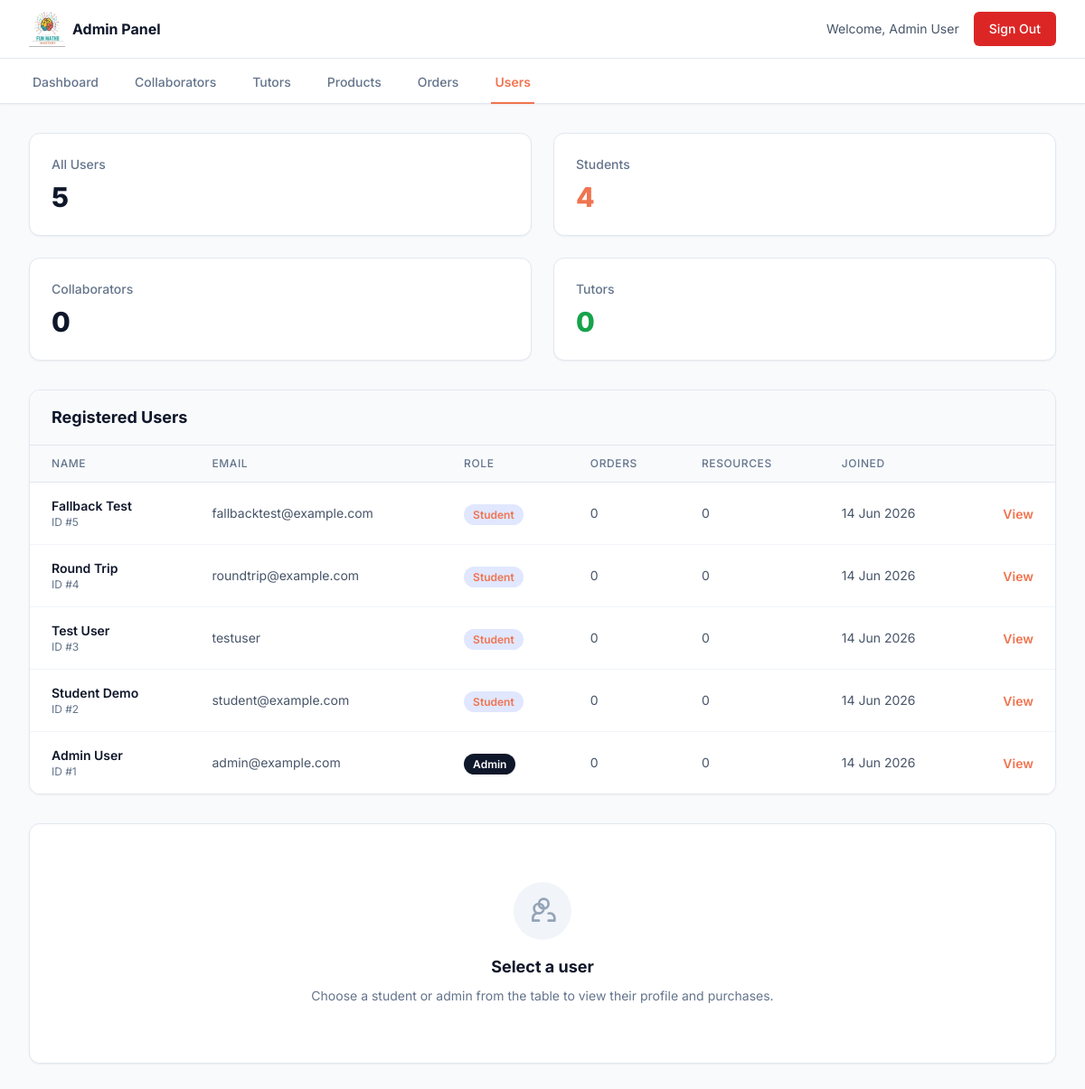
/app/admin/users.php (signed in), run on an earlier commit of the app's database.
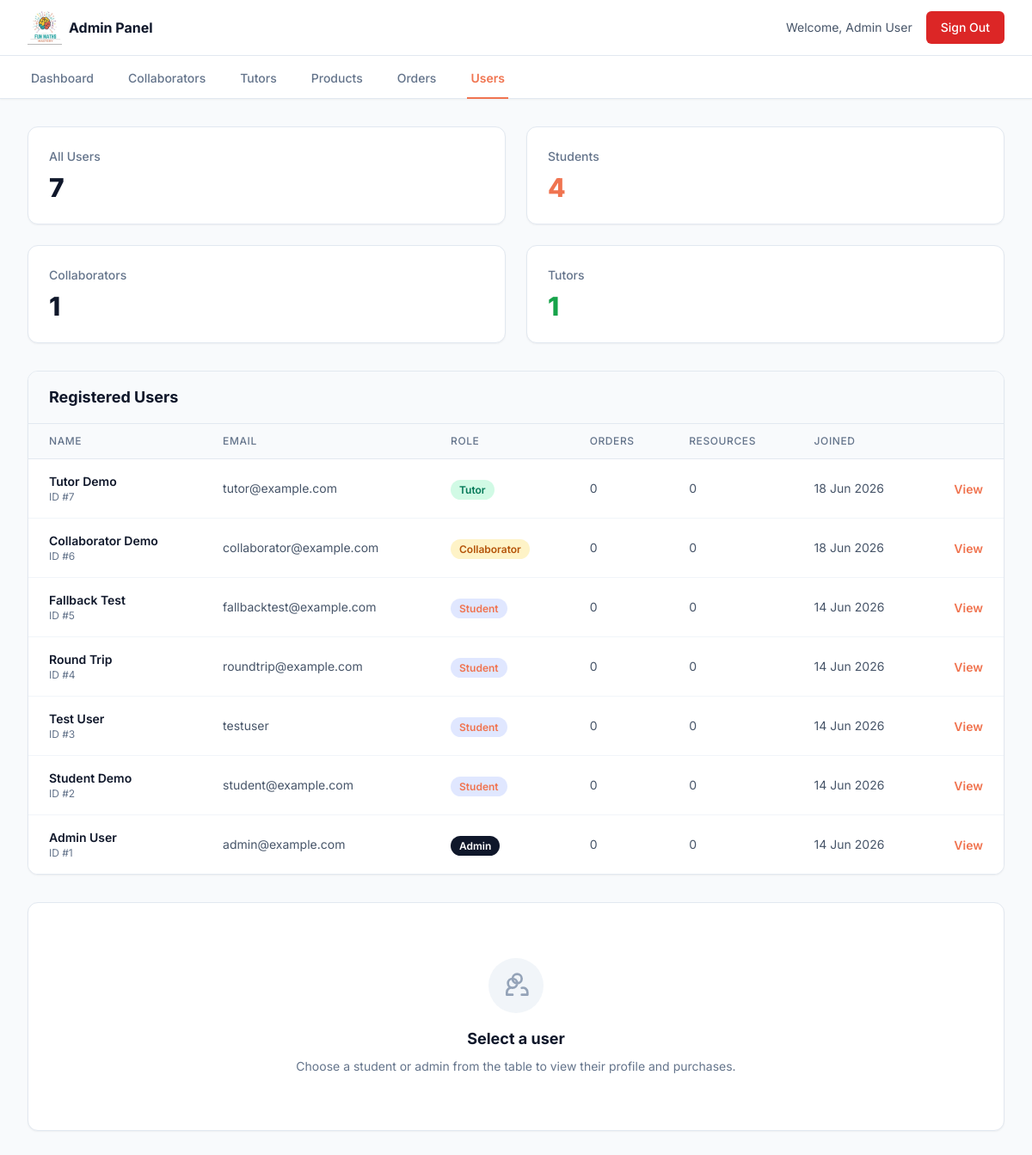
And on a later commit of the database.
### tables this page shows
CREATE TABLE users (
            id INTEGER PRIMARY KEY AUTOINCREMENT,
            name TEXT NOT NULL,
            email TEXT UNIQUE NOT NULL,
            password TEXT NOT NULL,
            role TEXT DEFAULT 'student',
            created_at DATETIME DEFAULT CURRENT_TIMESTAMP
        , remember_token TEXT);

### app/admin/users.php (the view, shortened to what this page needs)
<?php
require_once __DIR__ . '/../config/db.php';
require_once __DIR__ . '/../config/functions.php';
$totalUsers = (int)$pdo->query("SELECT COUNT(*) FROM users")->fetchColumn();
$studentUsers = (int)$pdo->query("SELECT COUNT(*) FROM users WHERE role = 'student'")->fetchColumn();
$collaboratorUsers = (int)$pdo->query("SELECT COUNT(*) FROM users WHERE role = 'collaborator'")->fetchColumn();
$tutorUsers = (int)$pdo->query("SELECT COUNT(*) FROM users WHERE role = 'tutor'")->fetchColumn();
$stmt = $pdo->query("
    SELECT
        u.id,
        u.name,
        u.email,
        u.role,
        u.created_at,
        COUNT(DISTINCT o.id) AS order_count,
        COUNT(DISTINCT upa.product_id) AS product_count
    FROM users u
    LEFT JOIN orders o ON o.user_id = u.id
    LEFT JOIN user_product_access upa ON upa.user_id = u.id
    GROUP BY u.id
    ORDER BY u.created_at DESC, u.id DESC
");
$users = $stmt->fetchAll(PDO::FETCH_ASSOC);
$selectedUserId = isset($_GET['id']) ? (int)$_GET['id'] : 0;
$selectedUser = null;
$selectedProducts = [];
renderAdminLayoutStart('Users', 'users');
?>
    <div class="space-y-8">
        <section class="grid grid-cols-1 sm:grid-cols-2 xl:grid-cols-4 gap-6">
            <div class="bg-white rounded-xl border border-slate-200 p-6 shadow-sm">
                <p class="text-sm font-medium text-slate-500">All Users</p>
                <p class="mt-2 text-3xl font-extrabold text-slate-900"><?= $totalUsers ?></p>
            </div>
            <div class="bg-white rounded-xl border border-slate-200 p-6 shadow-sm">
                <p class="text-sm font-medium text-slate-500">Students</p>
                <p class="mt-2 text-3xl font-extrabold text-brand-600"><?= $studentUsers ?></p>
            </div>
            <div class="bg-white rounded-xl border border-slate-200 p-6 shadow-sm">
                <p class="text-sm font-medium text-slate-500">Collaborators</p>
                <p class="mt-2 text-3xl font-extrabold text-slate-900"><?= $collaboratorUsers ?></p>
            </div>
            <div class="bg-white rounded-xl border border-slate-200 p-6 shadow-sm">
                <p class="text-sm font-medium text-slate-500">Tutors</p>
                <p class="mt-2 text-3xl font-extrabold text-green-600"><?= $tutorUsers ?></p>
            </div>
        </section>
        <section class="grid grid-cols-1 xl:grid-cols-3 gap-8">
            <div class="xl:col-span-2 bg-white rounded-xl border border-slate-200 shadow-sm overflow-hidden">
                <div class="px-6 py-4 border-b border-slate-200 bg-slate-50">
                    <h1 class="text-lg font-bold text-slate-900">Registered Users</h1>
                </div>
                <div class="overflow-x-auto">
                    <table class="min-w-full divide-y divide-slate-200">
                        <thead class="bg-slate-50">
                            <tr>
                                <th class="px-6 py-3 text-left text-xs font-medium text-slate-500 uppercase tracking-wider">Name</th>
                                <th class="px-6 py-3 text-left text-xs font-medium text-slate-500 uppercase tracking-wider">Email</th>
                                <th class="px-6 py-3 text-left text-xs font-medium text-slate-500 uppercase tracking-wider">Role</th>
                                <th class="px-6 py-3 text-left text-xs font-medium text-slate-500 uppercase tracking-wider">Orders</th>
                                <th class="px-6 py-3 text-left text-xs font-medium text-slate-500 uppercase tracking-wider">Resources</th>
                                <th class="px-6 py-3 text-left text-xs font-medium text-slate-500 uppercase tracking-wider">Joined</th>
                                <th class="px-6 py-3"></th>
                            </tr>
                        </thead>
                        <tbody class="bg-white divide-y divide-slate-100">
                            <?php if (empty($users)): ?>
                                <tr>
                                    <td colspan="7" class="px-6 py-8 text-center text-slate-500">No users found.</td>
                                </tr>
                            <?php else: ?>
                                <?php foreach ($users as $user): ?>
                                    <tr class="<?= $selectedUserId === (int)$user['id'] ? 'bg-brand-50/60' : '' ?>">
                                        <td class="px-6 py-4 whitespace-nowrap">
                                            <div class="text-sm font-semibold text-slate-900"><?= h($user['name']) ?></div>
                                            <div class="text-xs text-slate-500">ID #<?= $user['id'] ?></div>
                                        </td>
                                        <td class="px-6 py-4 whitespace-nowrap text-sm text-slate-600"><?= h($user['email']) ?></td>
                                        <td class="px-6 py-4 whitespace-nowrap">
                                            <span class="px-2.5 py-1 rounded-full text-xs font-semibold <?= $user['role'] === 'admin' ? 'bg-slate-900 text-white' : ($user['role'] === 'tutor' ? 'bg-emerald-100 text-emerald-700' : ($user['role'] === 'collaborator' ? 'bg-amber-100 text-amber-700' : 'bg-brand-100 text-brand-700')) ?>">
                                                <?= ucfirst($user['role']) ?>
                                            </span>
                                        </td>
                                        <td class="px-6 py-4 whitespace-nowrap text-sm text-slate-600"><?= (int)$user['order_count'] ?></td>
                                        <td class="px-6 py-4 whitespace-nowrap text-sm text-slate-600"><?= (int)$user['product_count'] ?></td>
                                        <td class="px-6 py-4 whitespace-nowrap text-sm text-slate-600"><?= date('d M Y', strtotime($user['created_at'])) ?></td>
                                        <td class="px-6 py-4 whitespace-nowrap text-right">
                                            <a href="users.php?id=<?= $user['id'] ?>" class="text-sm font-semibold text-brand-600 hover:text-brand-700">View</a>
                                        </td>
                                    </tr>
                                <?php endforeach; ?>
                            <?php endif; ?>
                        </tbody>
                    </table>
                </div>
            </div>
            <aside class="bg-white rounded-xl border border-slate-200 shadow-sm p-6">
                <?php if ($selectedUser): ?>
                    <div class="mb-6">
                        <p class="text-sm font-semibold text-brand-600 uppercase tracking-wide mb-2">User Profile</p>
                        <h2 class="text-2xl font-extrabold text-slate-900"><?= h($selectedUser['name']) ?></h2>
                        <p class="text-sm text-slate-500 mt-2"><?= h($selectedUser['email']) ?></p>
                    </div>
                    <div class="space-y-3 text-sm mb-6">
                        <div>
                            <span class="font-semibold text-slate-900">Role:</span>
                            <span class="ml-2 px-2.5 py-1 rounded-full text-xs font-semibold <?= $selectedUser['role'] === 'admin' ? 'bg-slate-900 text-white' : ($selectedUser['role'] === 'tutor' ? 'bg-emerald-100 text-emerald-700' : ($selectedUser['role'] === 'collaborator' ? 'bg-amber-100 text-amber-700' : 'bg-brand-100 text-brand-700')) ?>">
                                <?= ucfirst($selectedUser['role']) ?>
                            </span>
                        </div>
                        <div>
                            <span class="font-semibold text-slate-900">Joined:</span>
                            <span class="ml-2 text-slate-600"><?= date('d M Y, H:i', strtotime($selectedUser['created_at'])) ?></span>
                        </div>
                        <div>
                            <span class="font-semibold text-slate-900">Purchased resources:</span>
                            <span class="ml-2 text-slate-600"><?= count($selectedProducts) ?></span>
                        </div>
                    </div>
                    <div class="border-t border-slate-200 pt-4">
                        <h3 class="font-bold text-slate-900 mb-4">Recent Purchases</h3>
                        <div class="space-y-3">
                            <?php if (empty($selectedProducts)): ?>
                                <p class="text-sm text-slate-500">No purchases recorded yet.</p>
                            <?php else: ?>
                                <?php foreach ($selectedProducts as $product): ?>
                                    <div class="rounded-lg border border-slate-200 p-4">
                                        <div class="flex items-start justify-between gap-3">
                                            <div>
                                                <div class="font-semibold text-slate-900"><?= h($product['title']) ?></div>
                                                <div class="text-xs text-slate-500 mt-1"><?= h($product['category'] ?? 'Resource') ?> • <?= strtoupper($product['file_type']) ?></div>
                                            </div>
                                            <div class="text-sm font-bold text-slate-900">R <?= number_format($product['price'], 2) ?></div>
                                        </div>
                                        <div class="text-xs text-slate-500 mt-2">Purchased: <?= date('d M Y, H:i', strtotime($product['purchase_date'])) ?></div>
                                    </div>
                                <?php endforeach; ?>
                            <?php endif; ?>
                        </div>
                    </div>
                <?php else: ?>
                    <div class="h-full flex flex-col justify-center text-center py-10">
                        <div class="w-16 h-16 mx-auto rounded-full bg-slate-100 flex items-center justify-center text-slate-400 mb-4">
                            <svg class="w-8 h-8" fill="none" stroke="currentColor" viewBox="0 0 24 24"><path stroke-linecap="round" stroke-linejoin="round" stroke-width="2" d="M17 20h5v-2a4 4 0 00-5-4M9 20H4v-2a4 4 0 015-4m8-8a4 4 0 11-8 0 4 4 0 018 0zm-8 8a4 4 0 100-8 4 4 0 000 8z"></path></svg>
                        </div>
                        <h2 class="text-lg font-bold text-slate-900">Select a user</h2>
                        <p class="text-sm text-slate-500 mt-2">Choose a student or admin from the table to view their profile and purchases.</p>
                    </div>
                <?php endif; ?>
            </aside>
        </section>
    </div>
<?php
renderAdminLayoutEnd();

### app/config/functions.php (shortened to what this page needs)
<?php
function h($string) {
    return htmlspecialchars($string, ENT_QUOTES, 'UTF-8');
}
    ?>
    <?php
function renderAdminLayoutStart($pageTitle, $activePage = 'dashboard') {
    $nav = [
        'dashboard' => 'Dashboard',
        'collaborators' => 'Collaborators',
        'tutors' => 'Tutors',
        'products' => 'Products',
        'orders' => 'Orders',
        'users' => 'Users',
    ];
    ?>
<!DOCTYPE html>
<html lang="en">
<head>
    <script src="https://cdn.tailwindcss.com"></script>
</head>
<body class="bg-slate-50 font-sans antialiased">
    <header class="bg-white border-b border-slate-200 sticky top-0 z-50">
        <div class="max-w-7xl mx-auto px-4 sm:px-6 lg:px-8 h-16 flex justify-between items-center">
            <a href="dashboard.php" class="flex items-center gap-2">
                <img src="../assets/logo.jpeg" alt="Fun Maths Mastery" class="w-10 h-10">
                <span class="font-bold text-slate-900 hidden sm:inline">Admin Panel</span>
            </a>
            <div class="flex items-center gap-4">
                <span class="text-sm text-slate-600">Welcome, <?= h($_SESSION['user_name'] ?? 'Admin') ?></span>
                <a href="../logout.php" class="inline-flex items-center px-4 py-2 border border-transparent text-sm font-medium rounded-md text-white bg-red-600 hover:bg-red-700">Sign Out</a>
            </div>
        </div>
    </header>
    <nav class="bg-white border-b border-slate-200 shadow-sm">
        <div class="max-w-7xl mx-auto px-4 sm:px-6 lg:px-8">
            <div class="flex space-x-8 -mb-px">
                <?php foreach ($nav as $key => $label): ?>
                    <?php $isActive = $activePage === $key; ?>
                    <a href="<?= $key ?>.php" class="inline-flex items-center px-1 pt-4 pb-3 text-sm <?= $isActive ? 'font-semibold border-b-2 border-brand-600 text-brand-600' : 'font-medium text-slate-500 hover:text-slate-700 hover:border-slate-300 border-b-2 border-transparent' ?>">
                        <?= h($label) ?>
                    </a>
                <?php endforeach; ?>
            </div>
        </div>
    </nav>
    <main class="max-w-7xl mx-auto px-4 sm:px-6 lg:px-8 py-8">
    <?php
}
function renderAdminLayoutEnd() {
    ?>
    </main>
</body>
</html>
    <?php
}
?>

What changed in the data, as far as the page shows it:
added users: name "Tutor Demo", id "7", email "tutor@example.com", role "Tutor", order_count "0", product_count "0", created_at "18 Jun 2026"
added users: name "Collaborator Demo", id "6", email "collaborator@example.com", role "Collaborator", order_count "0", product_count "0", created_at "18 Jun 2026"
Also different on the page:
$totalUsers: "5" → "7"
$collaboratorUsers: "0" → "1"
$tutorUsers: "0" → "1"
